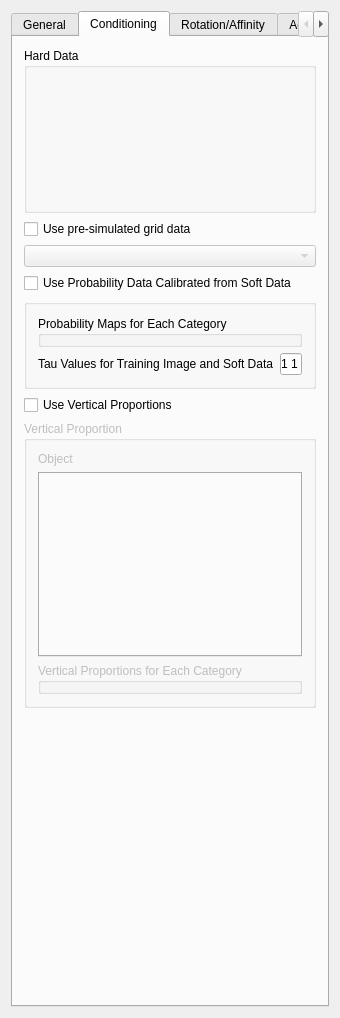
<?xml version="1.0" encoding="UTF-8"?>
<ui version="4.0">
 <class>Snesim_Std</class>
 <widget class="QWidget" name="Snesim_Std">
  <property name="geometry">
   <rect>
    <x>0</x>
    <y>0</y>
    <width>336</width>
    <height>1018</height>
   </rect>
  </property>
  <property name="windowTitle">
   <string>Snesim_Std</string>
  </property>
  <property name="AlgorithmCategory" stdset="0">
   <string>Simulation</string>
  </property>
  <property name="AlgorithmDescription" stdset="0">
   <string>Single normal equation simulation</string>
  </property>
  <layout class="QVBoxLayout" name="verticalLayout_2">
   <item>
    <widget class="QTabWidget" name="tabWidget2">
     <property name="currentIndex">
      <number>1</number>
     </property>
     <widget class="QWidget" name="tab">
      <attribute name="title">
       <string>General</string>
      </attribute>
      <layout class="QVBoxLayout">
       <property name="spacing">
        <number>6</number>
       </property>
       <property name="margin">
        <number>0</number>
       </property>
       <item>
        <widget class="QGroupBox" name="SimulationGrid">
         <property name="maximumSize">
          <size>
           <width>32767</width>
           <height>32767</height>
          </size>
         </property>
         <property name="title">
          <string>Simulation Grid</string>
         </property>
         <layout class="QVBoxLayout">
          <property name="spacing">
           <number>6</number>
          </property>
          <property name="margin">
           <number>11</number>
          </property>
          <item>
           <widget class="QLabel" name="TextLabel1">
            <property name="text">
             <string>Simulation Grid Name</string>
            </property>
            <property name="wordWrap">
             <bool>false</bool>
            </property>
           </widget>
          </item>
          <item>
           <widget class="GridSelector" name="GridSelector_Sim">
            <property name="toolTip">
             <string>grid on which to perform the simulation</string>
            </property>
           </widget>
          </item>
          <item>
           <widget class="QLabel" name="TextLabel2">
            <property name="text">
             <string>Property Name Prefix</string>
            </property>
            <property name="wordWrap">
             <bool>false</bool>
            </property>
           </widget>
          </item>
          <item>
           <widget class="QLineEdit" name="Property_Name_Sim">
            <property name="maximumSize">
             <size>
              <width>32767</width>
              <height>32767</height>
             </size>
            </property>
           </widget>
          </item>
         </layout>
        </widget>
       </item>
       <item>
        <layout class="QHBoxLayout">
         <property name="spacing">
          <number>6</number>
         </property>
         <property name="margin">
          <number>0</number>
         </property>
         <item>
          <widget class="QLabel" name="TextLabel2_2_2_2">
           <property name="text">
            <string># of Realizations</string>
           </property>
           <property name="wordWrap">
            <bool>false</bool>
           </property>
          </widget>
         </item>
         <item>
          <widget class="QSpinBox" name="Nb_Realizations">
           <property name="minimum">
            <number>1</number>
           </property>
           <property name="maximum">
            <number>10000</number>
           </property>
          </widget>
         </item>
        </layout>
       </item>
       <item>
        <layout class="QHBoxLayout">
         <property name="spacing">
          <number>6</number>
         </property>
         <property name="margin">
          <number>0</number>
         </property>
         <item>
          <widget class="QLabel" name="TextLabel2_2_2_2_2">
           <property name="text">
            <string>Seed</string>
           </property>
           <property name="wordWrap">
            <bool>false</bool>
           </property>
          </widget>
         </item>
         <item>
          <widget class="QSpinBox" name="Seed">
           <property name="maximum">
            <number>99999999</number>
           </property>
           <property name="value">
            <number>211175</number>
           </property>
          </widget>
         </item>
        </layout>
       </item>
       <item>
        <widget class="QGroupBox" name="SimulationGrid_2">
         <property name="maximumSize">
          <size>
           <width>32767</width>
           <height>160</height>
          </size>
         </property>
         <property name="title">
          <string>Training Image</string>
         </property>
         <layout class="QHBoxLayout">
          <property name="spacing">
           <number>6</number>
          </property>
          <property name="margin">
           <number>11</number>
          </property>
          <item>
           <widget class="PropertySelector" name="PropertySelector_Training"/>
          </item>
         </layout>
        </widget>
       </item>
       <item>
        <layout class="QHBoxLayout">
         <property name="spacing">
          <number>6</number>
         </property>
         <property name="margin">
          <number>0</number>
         </property>
         <item>
          <widget class="QLabel" name="TextLabel2_2_2_2_3">
           <property name="text">
            <string># of Categories</string>
           </property>
           <property name="wordWrap">
            <bool>false</bool>
           </property>
          </widget>
         </item>
         <item>
          <widget class="QSpinBox" name="Nb_Facies">
           <property name="maximum">
            <number>10</number>
           </property>
          </widget>
         </item>
        </layout>
       </item>
       <item>
        <widget class="QGroupBox" name="GroupBox4">
         <property name="title">
          <string>Target Marginal Distribution</string>
         </property>
         <layout class="QHBoxLayout">
          <property name="spacing">
           <number>6</number>
          </property>
          <property name="margin">
           <number>11</number>
          </property>
          <item>
           <widget class="QLineEdit" name="Marginal_Cdf">
            <property name="toolTip">
             <string>enter values separated by a space</string>
            </property>
           </widget>
          </item>
         </layout>
        </widget>
       </item>
       <item>
        <widget class="QGroupBox" name="groupBox6">
         <property name="title">
          <string>Search Template Definition</string>
         </property>
         <layout class="QGridLayout">
          <property name="margin">
           <number>0</number>
          </property>
          <property name="spacing">
           <number>6</number>
          </property>
          <item row="0" column="0">
           <layout class="QHBoxLayout">
            <property name="spacing">
             <number>6</number>
            </property>
            <property name="margin">
             <number>0</number>
            </property>
            <item>
             <widget class="QLabel" name="textLabel1">
              <property name="text">
               <string># of Nodes in Search Template</string>
              </property>
              <property name="wordWrap">
               <bool>false</bool>
              </property>
             </widget>
            </item>
            <item>
             <widget class="QSpinBox" name="Max_Cond">
              <property name="minimum">
               <number>1</number>
              </property>
              <property name="maximum">
               <number>400</number>
              </property>
              <property name="value">
               <number>60</number>
              </property>
             </widget>
            </item>
           </layout>
          </item>
          <item row="1" column="0">
           <widget class="QLabel" name="textLabel1_6">
            <property name="text">
             <string>Search Template Geometry :</string>
            </property>
            <property name="alignment">
             <set>Qt::AlignVCenter</set>
            </property>
            <property name="wordWrap">
             <bool>true</bool>
            </property>
           </widget>
          </item>
          <item row="2" column="0">
           <widget class="EllipsoidInput" name="Search_Ellipsoid"/>
          </item>
         </layout>
        </widget>
       </item>
       <item>
        <spacer>
         <property name="orientation">
          <enum>Qt::Vertical</enum>
         </property>
         <property name="sizeType">
          <enum>QSizePolicy::Expanding</enum>
         </property>
         <property name="sizeHint" stdset="0">
          <size>
           <width>16</width>
           <height>49</height>
          </size>
         </property>
        </spacer>
       </item>
      </layout>
     </widget>
     <widget class="QWidget" name="tab">
      <attribute name="title">
       <string>Conditioning</string>
      </attribute>
      <layout class="QVBoxLayout" name="verticalLayout_3">
       <item>
        <widget class="QGroupBox" name="GroupBox3">
         <property name="title">
          <string>Hard Data</string>
         </property>
         <layout class="QGridLayout" name="gridLayout_2">
          <item row="0" column="0">
           <widget class="PropertySelector" name="Hard_Data">
            <property name="minimumSize">
             <size>
              <width>0</width>
              <height>120</height>
             </size>
            </property>
           </widget>
          </item>
         </layout>
        </widget>
       </item>
       <item>
        <layout class="QVBoxLayout" name="verticalLayout">
         <item>
          <widget class="QCheckBox" name="use_pre_simulated_gridded_data">
           <property name="text">
            <string>Use pre-simulated grid data</string>
           </property>
          </widget>
         </item>
         <item>
          <widget class="SinglePropertySelector" name="Pre_Simulated_Gridded_Data">
           <property name="enabled">
            <bool>false</bool>
           </property>
          </widget>
         </item>
        </layout>
       </item>
       <item>
        <widget class="QCheckBox" name="Use_ProbField">
         <property name="text">
          <string>Use Probability Data Calibrated from Soft Data</string>
         </property>
        </widget>
       </item>
       <item>
        <widget class="GsTLGroupBox" name="gsTLGroupBox17">
         <property name="title">
          <string/>
         </property>
         <property name="displayed" stdset="0">
          <bool>false</bool>
         </property>
         <layout class="QVBoxLayout">
          <property name="spacing">
           <number>6</number>
          </property>
          <property name="margin">
           <number>11</number>
          </property>
          <item>
           <layout class="QVBoxLayout">
            <property name="spacing">
             <number>6</number>
            </property>
            <property name="margin">
             <number>0</number>
            </property>
            <item>
             <widget class="OrderedPropertySelector" name="ProbField_properties">
              <property name="title">
               <string>Probability Maps for Each Category</string>
              </property>
              <property name="displayed" stdset="0">
               <bool>true</bool>
              </property>
             </widget>
            </item>
            <item>
             <layout class="QHBoxLayout">
              <property name="spacing">
               <number>6</number>
              </property>
              <property name="margin">
               <number>0</number>
              </property>
              <item>
               <widget class="QLabel" name="textLabel1_3">
                <property name="text">
                 <string>Tau Values for Training Image and Soft Data</string>
                </property>
                <property name="wordWrap">
                 <bool>false</bool>
                </property>
               </widget>
              </item>
              <item>
               <widget class="QLineEdit" name="TauModelObject">
                <property name="text">
                 <string>1 1</string>
                </property>
               </widget>
              </item>
             </layout>
            </item>
           </layout>
          </item>
         </layout>
        </widget>
       </item>
       <item>
        <widget class="QCheckBox" name="use_vertical_proportion">
         <property name="text">
          <string>Use Vertical Proportions</string>
         </property>
        </widget>
       </item>
       <item>
        <widget class="QGroupBox" name="box_vertical_proportion">
         <property name="enabled">
          <bool>false</bool>
         </property>
         <property name="title">
          <string>Vertical Proportion</string>
         </property>
         <layout class="QGridLayout" name="gridLayout_3">
          <item row="0" column="0">
           <widget class="QLabel" name="textLabel1_2">
            <property name="text">
             <string>Object</string>
            </property>
            <property name="wordWrap">
             <bool>false</bool>
            </property>
           </widget>
          </item>
          <item row="1" column="0">
           <layout class="QVBoxLayout">
            <property name="spacing">
             <number>6</number>
            </property>
            <property name="margin">
             <number>0</number>
            </property>
            <item>
             <widget class="GridSelector" name="VerticalPropObject"/>
            </item>
            <item>
             <widget class="OrderedPropertySelector" name="VerticalProperties">
              <property name="title">
               <string>Vertical Proportions for Each Category</string>
              </property>
              <property name="displayed" stdset="0">
               <bool>true</bool>
              </property>
              <property name="activated" stdset="0">
               <bool>true</bool>
              </property>
             </widget>
            </item>
           </layout>
          </item>
         </layout>
        </widget>
       </item>
       <item>
        <spacer>
         <property name="orientation">
          <enum>Qt::Vertical</enum>
         </property>
         <property name="sizeType">
          <enum>QSizePolicy::Expanding</enum>
         </property>
         <property name="sizeHint" stdset="0">
          <size>
           <width>20</width>
           <height>60</height>
          </size>
         </property>
        </spacer>
       </item>
      </layout>
     </widget>
     <widget class="QWidget" name="tab">
      <attribute name="title">
       <string>Rotation/Affinity</string>
      </attribute>
      <layout class="QGridLayout">
       <property name="margin">
        <number>0</number>
       </property>
       <property name="spacing">
        <number>6</number>
       </property>
       <item row="3" column="0">
        <widget class="QGroupBox" name="Affinity_Groupbox">
         <property name="enabled">
          <bool>false</bool>
         </property>
         <property name="title">
          <string>Affinity</string>
         </property>
         <layout class="QGridLayout">
          <property name="margin">
           <number>0</number>
          </property>
          <property name="spacing">
           <number>6</number>
          </property>
          <item row="0" column="0">
           <widget class="QRadioButton" name="Use_Global_Affinity">
            <property name="text">
             <string>Use Global Affinity</string>
            </property>
            <property name="checked">
             <bool>true</bool>
            </property>
           </widget>
          </item>
          <item row="1" column="0" colspan="2">
           <widget class="GsTLGroupBox" name="global_affinity_box">
            <property name="title">
             <string/>
            </property>
            <layout class="QHBoxLayout">
             <property name="spacing">
              <number>6</number>
             </property>
             <property name="margin">
              <number>11</number>
             </property>
             <item>
              <widget class="QLabel" name="textLabel3_2">
               <property name="text">
                <string>Global Affinity Change</string>
               </property>
               <property name="wordWrap">
                <bool>false</bool>
               </property>
              </widget>
             </item>
             <item>
              <widget class="QLineEdit" name="Global_Affinity">
               <property name="text">
                <string>1  1  1</string>
               </property>
              </widget>
             </item>
            </layout>
           </widget>
          </item>
          <item row="2" column="0" colspan="2">
           <widget class="GsTLGroupBox" name="Local_affinity_box">
            <property name="title">
             <string/>
            </property>
            <property name="displayed" stdset="0">
             <bool>false</bool>
            </property>
            <layout class="QVBoxLayout">
             <property name="spacing">
              <number>6</number>
             </property>
             <property name="margin">
              <number>11</number>
             </property>
             <item>
              <widget class="QLabel" name="textLabel4_2">
               <property name="text">
                <string>Property with Affinity Changes Categories</string>
               </property>
               <property name="wordWrap">
                <bool>false</bool>
               </property>
              </widget>
             </item>
             <item>
              <widget class="SinglePropertySelector" name="Affinity_property"/>
             </item>
             <item>
              <widget class="QLabel" name="textLabel5_2">
               <property name="text">
                <string>Affinity Changes for Each Category</string>
               </property>
               <property name="wordWrap">
                <bool>false</bool>
               </property>
              </widget>
             </item>
             <item>
              <widget class="GsTLTable" name="Affinity_categories">
               <property name="sizePolicy">
                <sizepolicy hsizetype="Minimum" vsizetype="Minimum">
                 <horstretch>0</horstretch>
                 <verstretch>0</verstretch>
                </sizepolicy>
               </property>
               <property name="rowCount">
                <number>8</number>
               </property>
               <property name="default_column_size" stdset="0">
                <number>70</number>
               </property>
               <property name="row_headers" stdset="0">
                <string>1;2;3;4;5;6;7;8</string>
               </property>
               <property name="col_headers" stdset="0">
                <string>X Affinity;Y Affinity;Z Affinity</string>
               </property>
               <row>
                <property name="text">
                 <string>1</string>
                </property>
               </row>
               <row>
                <property name="text">
                 <string>2</string>
                </property>
               </row>
               <row>
                <property name="text">
                 <string>3</string>
                </property>
               </row>
               <row>
                <property name="text">
                 <string>4</string>
                </property>
               </row>
               <row>
                <property name="text">
                 <string>5</string>
                </property>
               </row>
               <row>
                <property name="text">
                 <string>6</string>
                </property>
               </row>
               <row>
                <property name="text">
                 <string>7</string>
                </property>
               </row>
               <row>
                <property name="text">
                 <string>8</string>
                </property>
               </row>
               <column>
                <property name="text">
                 <string>X Affinity</string>
                </property>
               </column>
               <column>
                <property name="text">
                 <string>Y Affinity</string>
                </property>
               </column>
               <column>
                <property name="text">
                 <string>Z Affinity</string>
                </property>
               </column>
              </widget>
             </item>
            </layout>
           </widget>
          </item>
          <item row="0" column="1">
           <widget class="QRadioButton" name="Use_Local_Affinity">
            <property name="text">
             <string>Use Local Affinity</string>
            </property>
           </widget>
          </item>
         </layout>
        </widget>
       </item>
       <item row="1" column="0">
        <widget class="QGroupBox" name="Rotation_Groupbox">
         <property name="enabled">
          <bool>false</bool>
         </property>
         <property name="title">
          <string>Azimuth rotation (clockwise from Y axis)</string>
         </property>
         <layout class="QGridLayout">
          <property name="margin">
           <number>0</number>
          </property>
          <property name="spacing">
           <number>6</number>
          </property>
          <item row="0" column="0">
           <widget class="QRadioButton" name="Use_Global_Rotation">
            <property name="text">
             <string>Use Global Rotation</string>
            </property>
            <property name="checked">
             <bool>true</bool>
            </property>
           </widget>
          </item>
          <item row="1" column="0" colspan="2">
           <widget class="GsTLGroupBox" name="Global_angle_box">
            <property name="title">
             <string/>
            </property>
            <layout class="QHBoxLayout">
             <property name="spacing">
              <number>6</number>
             </property>
             <property name="margin">
              <number>11</number>
             </property>
             <item>
              <widget class="QLabel" name="textLabel3">
               <property name="text">
                <string>Global Rotation Angle (degree)</string>
               </property>
               <property name="wordWrap">
                <bool>false</bool>
               </property>
              </widget>
             </item>
             <item>
              <widget class="QSpinBox" name="Global_Angle">
               <property name="minimum">
                <number>-360</number>
               </property>
               <property name="maximum">
                <number>360</number>
               </property>
               <property name="value">
                <number>0</number>
               </property>
              </widget>
             </item>
            </layout>
           </widget>
          </item>
          <item row="2" column="0" colspan="2">
           <widget class="GsTLGroupBox" name="Local_angle_box">
            <property name="title">
             <string/>
            </property>
            <property name="displayed" stdset="0">
             <bool>false</bool>
            </property>
            <layout class="QVBoxLayout">
             <property name="spacing">
              <number>6</number>
             </property>
             <property name="margin">
              <number>11</number>
             </property>
             <item>
              <widget class="QLabel" name="textLabel4">
               <property name="text">
                <string>Property with Azimuth Rotation Categories</string>
               </property>
               <property name="wordWrap">
                <bool>false</bool>
               </property>
              </widget>
             </item>
             <item>
              <widget class="SinglePropertySelector" name="Rotation_property"/>
             </item>
             <item>
              <widget class="QLabel" name="textLabel5">
               <property name="text">
                <string>Rotation Angles per Category ( e.g. 30 60 90 )</string>
               </property>
               <property name="wordWrap">
                <bool>false</bool>
               </property>
              </widget>
             </item>
             <item>
              <widget class="QLineEdit" name="Rotation_categories"/>
             </item>
            </layout>
           </widget>
          </item>
          <item row="0" column="1">
           <widget class="QRadioButton" name="Use_Local_Rotation">
            <property name="text">
             <string>Use Local Rotation</string>
            </property>
            <property name="checked">
             <bool>false</bool>
            </property>
           </widget>
          </item>
         </layout>
        </widget>
       </item>
       <item row="2" column="0">
        <widget class="QCheckBox" name="Use_Affinity">
         <property name="text">
          <string>Use Scaling</string>
         </property>
        </widget>
       </item>
       <item row="0" column="0">
        <widget class="QCheckBox" name="Use_Rotation">
         <property name="text">
          <string>Use Azimuth Rotation</string>
         </property>
        </widget>
       </item>
       <item row="4" column="0">
        <spacer>
         <property name="orientation">
          <enum>Qt::Vertical</enum>
         </property>
         <property name="sizeType">
          <enum>QSizePolicy::Expanding</enum>
         </property>
         <property name="sizeHint" stdset="0">
          <size>
           <width>20</width>
           <height>16</height>
          </size>
         </property>
        </spacer>
       </item>
      </layout>
     </widget>
     <widget class="QWidget" name="tab">
      <attribute name="title">
       <string>Advanced</string>
      </attribute>
      <layout class="QGridLayout" name="gridLayout">
       <item row="0" column="0">
        <widget class="QLabel" name="textLabel6">
         <property name="text">
          <string>Min # of Replicates</string>
         </property>
         <property name="wordWrap">
          <bool>false</bool>
         </property>
        </widget>
       </item>
       <item row="0" column="1">
        <widget class="QSpinBox" name="Cmin">
         <property name="minimum">
          <number>1</number>
         </property>
        </widget>
       </item>
       <item row="1" column="0">
        <widget class="QLabel" name="TextLabel2_2_2_2_3_3_2">
         <property name="text">
          <string>Servosystem Factor</string>
         </property>
         <property name="wordWrap">
          <bool>false</bool>
         </property>
        </widget>
       </item>
       <item row="1" column="1">
        <widget class="QLineEdit" name="Constraint_Marginal_ADVANCED">
         <property name="sizePolicy">
          <sizepolicy hsizetype="Minimum" vsizetype="Fixed">
           <horstretch>0</horstretch>
           <verstretch>0</verstretch>
          </sizepolicy>
         </property>
         <property name="text">
          <string>0</string>
         </property>
        </widget>
       </item>
       <item row="2" column="0">
        <widget class="QLabel" name="textLabel2_2">
         <property name="text">
          <string>Re-simulation Threshold</string>
         </property>
         <property name="wordWrap">
          <bool>false</bool>
         </property>
        </widget>
       </item>
       <item row="2" column="1">
        <widget class="QSpinBox" name="resimulation_criterion">
         <property name="minimum">
          <number>-1</number>
         </property>
         <property name="maximum">
          <number>50</number>
         </property>
         <property name="singleStep">
          <number>1</number>
         </property>
         <property name="value">
          <number>-1</number>
         </property>
        </widget>
       </item>
       <item row="3" column="0">
        <widget class="QLabel" name="textLabel1_8">
         <property name="text">
          <string>Re-simulation Iteration #</string>
         </property>
         <property name="wordWrap">
          <bool>false</bool>
         </property>
        </widget>
       </item>
       <item row="3" column="1">
        <widget class="QSpinBox" name="resimulation_iteration_nb">
         <property name="minimum">
          <number>1</number>
         </property>
         <property name="maximum">
          <number>100</number>
         </property>
        </widget>
       </item>
       <item row="4" column="0">
        <widget class="QLabel" name="TextLabel2_2_2_2_3_3_3">
         <property name="text">
          <string># of Multigrids</string>
         </property>
         <property name="wordWrap">
          <bool>false</bool>
         </property>
        </widget>
       </item>
       <item row="4" column="1">
        <widget class="QSpinBox" name="Nb_Multigrids_ADVANCED">
         <property name="minimum">
          <number>1</number>
         </property>
         <property name="maximum">
          <number>10</number>
         </property>
         <property name="value">
          <number>3</number>
         </property>
        </widget>
       </item>
       <item row="5" column="0">
        <widget class="QLabel" name="textLabel1_5">
         <property name="text">
          <string>Debug Level :</string>
         </property>
         <property name="wordWrap">
          <bool>false</bool>
         </property>
        </widget>
       </item>
       <item row="5" column="1">
        <widget class="QSpinBox" name="Debug_Level">
         <property name="maximum">
          <number>2</number>
         </property>
        </widget>
       </item>
       <item row="6" column="0" colspan="2">
        <widget class="QGroupBox" name="groupBox7">
         <property name="title">
          <string>Sub grids</string>
         </property>
         <layout class="QVBoxLayout">
          <property name="spacing">
           <number>6</number>
          </property>
          <property name="margin">
           <number>0</number>
          </property>
          <item>
           <widget class="QCheckBox" name="Subgrid_choice">
            <property name="text">
             <string>Use Sub-grids</string>
            </property>
           </widget>
          </item>
          <item>
           <widget class="QGroupBox" name="prevnodes_box">
            <property name="enabled">
             <bool>false</bool>
            </property>
            <property name="title">
             <string/>
            </property>
            <layout class="QHBoxLayout">
             <property name="spacing">
              <number>6</number>
             </property>
             <property name="margin">
              <number>0</number>
             </property>
             <item>
              <widget class="QLabel" name="textLabel2">
               <property name="text">
                <string>Previously Simulated Nodes</string>
               </property>
               <property name="wordWrap">
                <bool>false</bool>
               </property>
              </widget>
             </item>
             <item>
              <widget class="QSpinBox" name="Previously_simulated">
               <property name="minimum">
                <number>0</number>
               </property>
               <property name="value">
                <number>4</number>
               </property>
              </widget>
             </item>
            </layout>
           </widget>
          </item>
         </layout>
        </widget>
       </item>
       <item row="7" column="0" colspan="2">
        <widget class="QGroupBox" name="buttonGroup3">
         <layout class="QGridLayout">
          <property name="margin">
           <number>0</number>
          </property>
          <property name="spacing">
           <number>6</number>
          </property>
          <item row="0" column="0">
           <widget class="QRadioButton" name="expand_isotropic">
            <property name="text">
             <string>Isotropic</string>
            </property>
            <property name="checked">
             <bool>true</bool>
            </property>
           </widget>
          </item>
          <item row="0" column="1">
           <widget class="QRadioButton" name="expand_anisotropic">
            <property name="text">
             <string>Anisotropic</string>
            </property>
           </widget>
          </item>
          <item row="1" column="0" colspan="2">
           <widget class="GsTLGroupBox" name="aniso_factor_box">
            <property name="title">
             <string>Anisotropic Expansion Factors :</string>
            </property>
            <property name="alignment">
             <set>Qt::AlignAbsolute|Qt::AlignBottom|Qt::AlignCenter|Qt::AlignHCenter|Qt::AlignHorizontal_Mask|Qt::AlignJustify|Qt::AlignLeading|Qt::AlignLeft|Qt::AlignRight|Qt::AlignTop|Qt::AlignTrailing|Qt::AlignVCenter|Qt::AlignVertical_Mask</set>
            </property>
            <property name="displayed" stdset="0">
             <bool>false</bool>
            </property>
            <layout class="QGridLayout">
             <property name="margin">
              <number>11</number>
             </property>
             <property name="spacing">
              <number>6</number>
             </property>
             <item row="0" column="0">
              <widget class="GsTLTable" name="aniso_factor">
               <property name="sizePolicy">
                <sizepolicy hsizetype="Minimum" vsizetype="Expanding">
                 <horstretch>0</horstretch>
                 <verstretch>0</verstretch>
                </sizepolicy>
               </property>
               <property name="rowCount">
                <number>3</number>
               </property>
               <property name="default_column_size" stdset="0">
                <number>60</number>
               </property>
               <property name="col_headers" stdset="0">
                <string>X;Y;Z</string>
               </property>
               <row/>
               <row/>
               <row/>
               <column>
                <property name="text">
                 <string>X</string>
                </property>
               </column>
               <column>
                <property name="text">
                 <string>Y</string>
                </property>
               </column>
               <column>
                <property name="text">
                 <string>Z</string>
                </property>
               </column>
              </widget>
             </item>
            </layout>
           </widget>
          </item>
         </layout>
        </widget>
       </item>
       <item row="8" column="1">
        <spacer>
         <property name="orientation">
          <enum>Qt::Vertical</enum>
         </property>
         <property name="sizeType">
          <enum>QSizePolicy::Expanding</enum>
         </property>
         <property name="sizeHint" stdset="0">
          <size>
           <width>20</width>
           <height>90</height>
          </size>
         </property>
        </spacer>
       </item>
      </layout>
     </widget>
    </widget>
   </item>
  </layout>
 </widget>
 <layoutdefault spacing="6" margin="11"/>
 <customwidgets>
  <customwidget>
   <class>SinglePropertySelector</class>
   <extends>QComboBox</extends>
   <header>GsTLAppli/extra/qtplugins/selectors.h</header>
  </customwidget>
  <customwidget>
   <class>OrderedPropertySelector</class>
   <extends>GsTLGroupBox</extends>
   <header>GsTLAppli/extra/qtplugins/selectors.h</header>
  </customwidget>
  <customwidget>
   <class>GsTLTable</class>
   <extends>QTableWidget</extends>
   <header>GsTLAppli/extra/qtplugins/gstl_table.h</header>
  </customwidget>
  <customwidget>
   <class>GsTLGroupBox</class>
   <extends>QGroupBox</extends>
   <header>GsTLAppli/extra/qtplugins/selectors.h</header>
  </customwidget>
  <customwidget>
   <class>EllipsoidInput</class>
   <extends>QWidget</extends>
   <header>GsTLAppli/extra/qtplugins/ellipsoid_input.h</header>
  </customwidget>
  <customwidget>
   <class>GridSelector</class>
   <extends>QTabWidget</extends>
   <header>GsTLAppli/extra/qtplugins/selectors.h</header>
  </customwidget>
  <customwidget>
   <class>PropertySelector</class>
   <extends>QWidget</extends>
   <header>GsTLAppli/extra/qtplugins/selectors.h</header>
  </customwidget>
 </customwidgets>
 <tabstops>
  <tabstop>tabWidget2</tabstop>
  <tabstop>GridSelector_Sim</tabstop>
  <tabstop>Property_Name_Sim</tabstop>
  <tabstop>Nb_Realizations</tabstop>
  <tabstop>Seed</tabstop>
  <tabstop>Nb_Facies</tabstop>
  <tabstop>Marginal_Cdf</tabstop>
  <tabstop>Max_Cond</tabstop>
  <tabstop>Use_ProbField</tabstop>
  <tabstop>TauModelObject</tabstop>
  <tabstop>VerticalPropObject</tabstop>
  <tabstop>Use_Rotation</tabstop>
  <tabstop>Use_Global_Rotation</tabstop>
  <tabstop>Global_Angle</tabstop>
  <tabstop>Rotation_property</tabstop>
  <tabstop>Rotation_categories</tabstop>
  <tabstop>Cmin</tabstop>
  <tabstop>Constraint_Marginal_ADVANCED</tabstop>
  <tabstop>Nb_Multigrids_ADVANCED</tabstop>
  <tabstop>Subgrid_choice</tabstop>
  <tabstop>Previously_simulated</tabstop>
 </tabstops>
 <includes>
  <include location="local">gridselector.h</include>
  <include location="local">propertyselector.h</include>
  <include location="local">ellipsoidinput.h</include>
  <include location="local">gstl_table.h</include>
  <include location="local">gstl_table.h</include>
  <include location="local">propertyselector.h</include>
  <include location="local">gstlgroupbox.h</include>
  <include location="local">orderedpropertyselector.h</include>
  <include location="local">multipropertyselector.h</include>
  <include location="local">gridselector.h</include>
  <include location="local">orderedpropertyselector.h</include>
  <include location="local">multipropertyselector.h</include>
  <include location="local">gstlgroupbox.h</include>
  <include location="local">gstlgroupbox.h</include>
  <include location="local">singlepropertyselector.h</include>
  <include location="local">gstl_table.h</include>
  <include location="local">gstlgroupbox.h</include>
  <include location="local">gstlgroupbox.h</include>
  <include location="local">singlepropertyselector.h</include>
  <include location="local">gstlgroupbox.h</include>
  <include location="local">gstl_table.h</include>
  <include location="local">clonegroupbox.h</include>
  <include location="local">singlepropertyselector.h</include>
  <include location="local">singlepropertyselector.h</include>
 </includes>
 <resources/>
 <connections>
  <connection>
   <sender>expand_anisotropic</sender>
   <signal>toggled(bool)</signal>
   <receiver>aniso_factor_box</receiver>
   <slot>setShown(bool)</slot>
   <hints>
    <hint type="sourcelabel">
     <x>20</x>
     <y>20</y>
    </hint>
    <hint type="destinationlabel">
     <x>20</x>
     <y>20</y>
    </hint>
   </hints>
  </connection>
  <connection>
   <sender>GridSelector_Sim</sender>
   <signal>activated(QString)</signal>
   <receiver>Rotation_property</receiver>
   <slot>show_properties(QString)</slot>
   <hints>
    <hint type="sourcelabel">
     <x>20</x>
     <y>20</y>
    </hint>
    <hint type="destinationlabel">
     <x>20</x>
     <y>20</y>
    </hint>
   </hints>
  </connection>
  <connection>
   <sender>GridSelector_Sim</sender>
   <signal>activated(QString)</signal>
   <receiver>ProbField_properties</receiver>
   <slot>show_properties(QString)</slot>
   <hints>
    <hint type="sourcelabel">
     <x>20</x>
     <y>20</y>
    </hint>
    <hint type="destinationlabel">
     <x>20</x>
     <y>20</y>
    </hint>
   </hints>
  </connection>
  <connection>
   <sender>GridSelector_Sim</sender>
   <signal>activated(QString)</signal>
   <receiver>Affinity_property</receiver>
   <slot>show_properties(QString)</slot>
   <hints>
    <hint type="sourcelabel">
     <x>20</x>
     <y>20</y>
    </hint>
    <hint type="destinationlabel">
     <x>20</x>
     <y>20</y>
    </hint>
   </hints>
  </connection>
  <connection>
   <sender>Nb_Multigrids_ADVANCED</sender>
   <signal>valueChanged(int)</signal>
   <receiver>aniso_factor</receiver>
   <slot>setNumRows(int)</slot>
   <hints>
    <hint type="sourcelabel">
     <x>20</x>
     <y>20</y>
    </hint>
    <hint type="destinationlabel">
     <x>20</x>
     <y>20</y>
    </hint>
   </hints>
  </connection>
  <connection>
   <sender>Subgrid_choice</sender>
   <signal>toggled(bool)</signal>
   <receiver>prevnodes_box</receiver>
   <slot>setEnabled(bool)</slot>
   <hints>
    <hint type="sourcelabel">
     <x>20</x>
     <y>20</y>
    </hint>
    <hint type="destinationlabel">
     <x>20</x>
     <y>20</y>
    </hint>
   </hints>
  </connection>
  <connection>
   <sender>Use_Affinity</sender>
   <signal>toggled(bool)</signal>
   <receiver>Affinity_Groupbox</receiver>
   <slot>setShown(bool)</slot>
   <hints>
    <hint type="sourcelabel">
     <x>20</x>
     <y>20</y>
    </hint>
    <hint type="destinationlabel">
     <x>20</x>
     <y>20</y>
    </hint>
   </hints>
  </connection>
  <connection>
   <sender>Use_Affinity</sender>
   <signal>toggled(bool)</signal>
   <receiver>Affinity_Groupbox</receiver>
   <slot>setEnabled(bool)</slot>
   <hints>
    <hint type="sourcelabel">
     <x>20</x>
     <y>20</y>
    </hint>
    <hint type="destinationlabel">
     <x>20</x>
     <y>20</y>
    </hint>
   </hints>
  </connection>
  <connection>
   <sender>Use_Global_Affinity</sender>
   <signal>toggled(bool)</signal>
   <receiver>global_affinity_box</receiver>
   <slot>setShown(bool)</slot>
   <hints>
    <hint type="sourcelabel">
     <x>20</x>
     <y>20</y>
    </hint>
    <hint type="destinationlabel">
     <x>20</x>
     <y>20</y>
    </hint>
   </hints>
  </connection>
  <connection>
   <sender>Use_Global_Rotation</sender>
   <signal>toggled(bool)</signal>
   <receiver>Global_angle_box</receiver>
   <slot>setShown(bool)</slot>
   <hints>
    <hint type="sourcelabel">
     <x>20</x>
     <y>20</y>
    </hint>
    <hint type="destinationlabel">
     <x>20</x>
     <y>20</y>
    </hint>
   </hints>
  </connection>
  <connection>
   <sender>Use_Local_Affinity</sender>
   <signal>toggled(bool)</signal>
   <receiver>Local_affinity_box</receiver>
   <slot>setShown(bool)</slot>
   <hints>
    <hint type="sourcelabel">
     <x>20</x>
     <y>20</y>
    </hint>
    <hint type="destinationlabel">
     <x>20</x>
     <y>20</y>
    </hint>
   </hints>
  </connection>
  <connection>
   <sender>Use_Local_Rotation</sender>
   <signal>toggled(bool)</signal>
   <receiver>Local_angle_box</receiver>
   <slot>setShown(bool)</slot>
   <hints>
    <hint type="sourcelabel">
     <x>20</x>
     <y>20</y>
    </hint>
    <hint type="destinationlabel">
     <x>20</x>
     <y>20</y>
    </hint>
   </hints>
  </connection>
  <connection>
   <sender>Use_ProbField</sender>
   <signal>toggled(bool)</signal>
   <receiver>gsTLGroupBox17</receiver>
   <slot>setShown(bool)</slot>
   <hints>
    <hint type="sourcelabel">
     <x>20</x>
     <y>20</y>
    </hint>
    <hint type="destinationlabel">
     <x>20</x>
     <y>20</y>
    </hint>
   </hints>
  </connection>
  <connection>
   <sender>Use_Rotation</sender>
   <signal>toggled(bool)</signal>
   <receiver>Rotation_Groupbox</receiver>
   <slot>setEnabled(bool)</slot>
   <hints>
    <hint type="sourcelabel">
     <x>20</x>
     <y>20</y>
    </hint>
    <hint type="destinationlabel">
     <x>20</x>
     <y>20</y>
    </hint>
   </hints>
  </connection>
  <connection>
   <sender>Use_Rotation</sender>
   <signal>toggled(bool)</signal>
   <receiver>Rotation_Groupbox</receiver>
   <slot>setShown(bool)</slot>
   <hints>
    <hint type="sourcelabel">
     <x>20</x>
     <y>20</y>
    </hint>
    <hint type="destinationlabel">
     <x>20</x>
     <y>20</y>
    </hint>
   </hints>
  </connection>
  <connection>
   <sender>VerticalPropObject</sender>
   <signal>activated(QString)</signal>
   <receiver>VerticalProperties</receiver>
   <slot>show_properties(QString)</slot>
   <hints>
    <hint type="sourcelabel">
     <x>20</x>
     <y>20</y>
    </hint>
    <hint type="destinationlabel">
     <x>20</x>
     <y>20</y>
    </hint>
   </hints>
  </connection>
  <connection>
   <sender>use_pre_simulated_gridded_data</sender>
   <signal>clicked(bool)</signal>
   <receiver>Pre_Simulated_Gridded_Data</receiver>
   <slot>setEnabled(bool)</slot>
   <hints>
    <hint type="sourcelabel">
     <x>229</x>
     <y>212</y>
    </hint>
    <hint type="destinationlabel">
     <x>229</x>
     <y>236</y>
    </hint>
   </hints>
  </connection>
  <connection>
   <sender>GridSelector_Sim</sender>
   <signal>activated(QString)</signal>
   <receiver>Pre_Simulated_Gridded_Data</receiver>
   <slot>show_properties(QString)</slot>
   <hints>
    <hint type="sourcelabel">
     <x>229</x>
     <y>99</y>
    </hint>
    <hint type="destinationlabel">
     <x>229</x>
     <y>236</y>
    </hint>
   </hints>
  </connection>
  <connection>
   <sender>use_vertical_proportion</sender>
   <signal>clicked(bool)</signal>
   <receiver>box_vertical_proportion</receiver>
   <slot>setEnabled(bool)</slot>
   <hints>
    <hint type="sourcelabel">
     <x>97</x>
     <y>550</y>
    </hint>
    <hint type="destinationlabel">
     <x>169</x>
     <y>742</y>
    </hint>
   </hints>
  </connection>
 </connections>
</ui>
